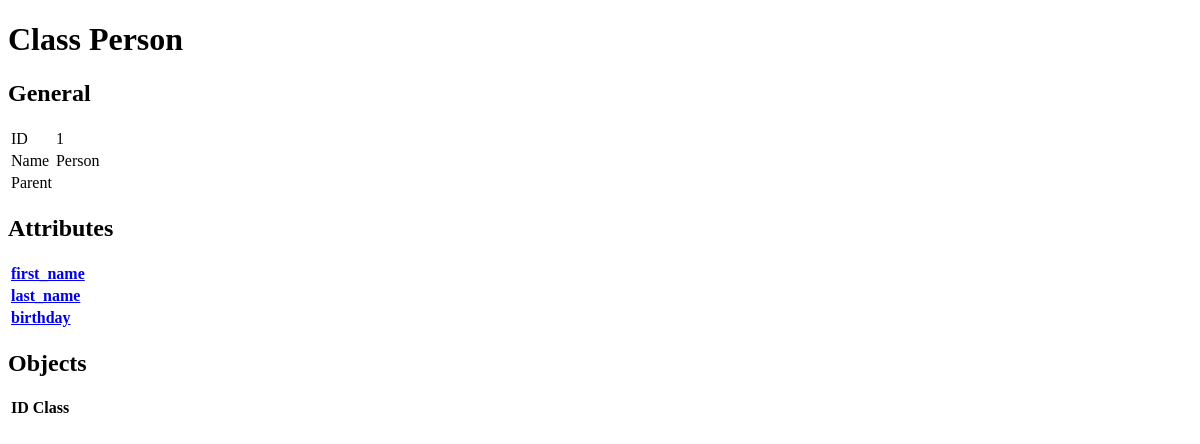
The app's page /class/1, older data.
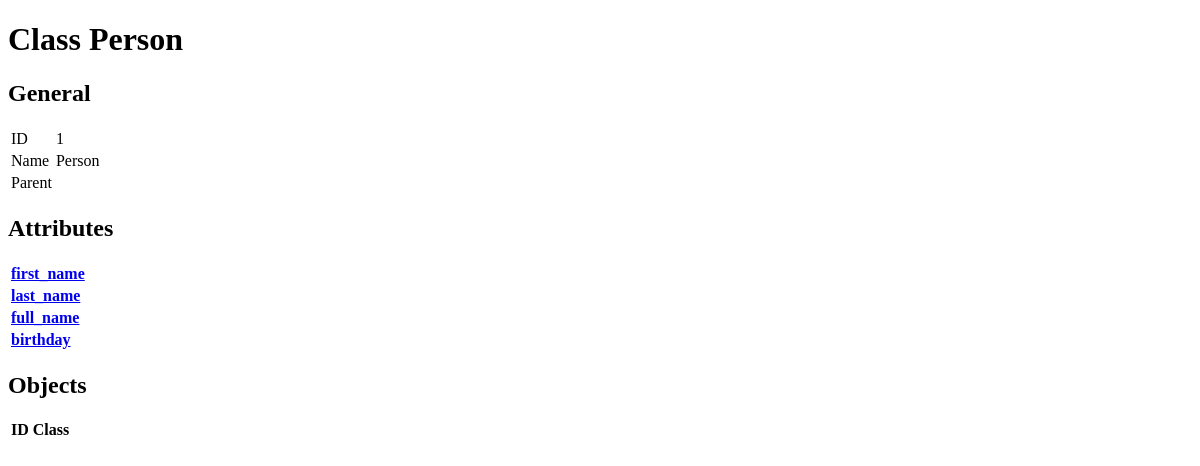
The same page, newer data.
### tables this page shows
CREATE TABLE structure_class (
    id INTEGER PRIMARY KEY AUTOINCREMENT,
    name TEXT UNIQUE NOT NULL,
    parent_id INTEGER REFERENCES structure_class(id)
);

CREATE TABLE structure_attribute (
    id INTEGER PRIMARY KEY AUTOINCREMENT,
    name TEXT UNIQUE NOT NULL,
    datatype_id INTEGER REFERENCES datatype(id)
);

### gui.py (the view)
@app.route('/class/<int:class_id>')
def show_class(class_id: int):
    with get_interface() as interface:
        class_ = interface.get_class(id=class_id)
        valid_classes = [class_, *class_.get_total_children()]
        total_attributes = [aa.get_attribute() for aa in class_.get_total_attribute_assignments()]
        class_attributes = [aa.get_attribute() for aa in class_.get_attribute_assignments()]
        inherited_attributes = [ta for ta in total_attributes if ta.id not in [ca.id for ca in class_attributes]]
        displayed_attribute_names = [ta.name for ta in total_attributes]
        interface.cursor.execute(f"SELECT id FROM data_meta WHERE class_id IN ({', '.join([str(c.id) for c in valid_classes])})")
        objects = [interface.get_object(row['id']) for row in interface.cursor.fetchall()]
        return render_template('show_class.html',
                               class_=class_,
                               class_attributes=class_attributes,
                               inherited_attributes=inherited_attributes,
                               displayed_attribute_names=displayed_attribute_names,
                               objects=objects)

### cache.py (called while the page is built)
    def setup(self):
        for a in self.atts:
            self.dicts[a] = {}

    def store(self, element) -> None:
        for a in self.atts:
            self.dicts[a][getattr(element, a)] = element

    def get(self, attr, value):
        return self.dicts[attr].get(value)

    def store_datatype(self, datatype: Datatype) -> None:
        self.datatype_cache.store(datatype)

    def get_datatype(self, **key_parameters) -> Datatype:
        key = get_filled_parameter_name(**key_parameters)
        return self.datatype_cache.get(key, key_parameters[key])

    def store_class(self, class_: Class) -> None:
        self.class_cache.store(class_)

    def get_class(self, **key_parameters) -> Class:
        key = get_filled_parameter_name(**key_parameters)
        return self.class_cache.get(key, key_parameters[key])

    def store_attribute(self, attribute: Attribute) -> None:
        self.attribute_cache.store(attribute)

    def get_attribute(self, **key_parameters) -> Attribute:
        key = get_filled_parameter_name(**key_parameters)
        return self.attribute_cache.get(key, key_parameters[key])

### control.py (called while the page is built)
    def get_parent(self):
        if self.parent_id is not None:
            return self.interface.get_class(id=self.parent_id)
        else:
            return None

    def get_family_tree(self) -> list:
        if self.is_root():
          return [self]
        else:
          family_tree = self.get_parent().get_family_tree()
          family_tree.append(self)
          return family_tree

    def get_children(self) -> list:
        return self.interface.get_child_classes(self)

    def get_total_children(self) -> list:
        total_children = []
        for child in self.get_children():
            total_children.append(child)
            total_children.extend(child.get_total_children())
        return total_children

    def get_attribute_assignments(self):
        if not self.attribute_assignments:
            self.attribute_assignments = self.interface.get_attribute_assignments_from_db(self)
        return self.attribute_assignments

    def is_root(self):
        return self.parent_id is None

    def __get_total_attribute_assignments__(self) -> dict:
        total_attribute_assignments = []
        for class_ in self.get_family_tree():
            total_attribute_assignments.extend(class_.get_attribute_assignments())
        return total_attribute_assignments

    def get_datatype(self) -> Datatype:
        return self.interface.get_datatype(id=self.datatype_id)

### templates/show_class.html (shortened to what this page needs)
{% extends 'base.html' %}
{% block content %}
    <h1>{% block title %} Class {{ class_.name }} {% endblock %}</h1>
    <h2>General</h2>
    <table>
        <tr><td>ID</td><td>{{ class_.id }}</td></tr>
        <tr><td>Name</td><td>{{ class_.name }}</td></tr>
        <tr><td>Parent</td><td>{{ class_.get_parent().name }}</td></tr>
    </table>
    <h2>Attributes</h2>
    <table>
        {% for attribute in class_attributes %}
            <tr><td style="font-weight: bold;"><a href="{{ url_for('show_attribute_assignment', class_id=class_.id, attribute_id=attribute.id) }}">{{ attribute.name }}</a></td></tr>
        {% endfor %}
    </table>
    <h2>Objects</h2>
    <table>
        <thead>
            <tr>
                <th>ID</th>
                <th>Class</th>
            </tr>
        </thead>
    </table>
{% endblock %}

### templates/base.html (shortened to what this page needs)
<!doctype html>
<html lang="en">
  <head>
  </head>
  <body>
        {% block content %} {% endblock %}
  </body>
</html>

Row changes from the older to the newer data that the page shows:
now on this page (row edited): structure_attribute: name "full_name"
